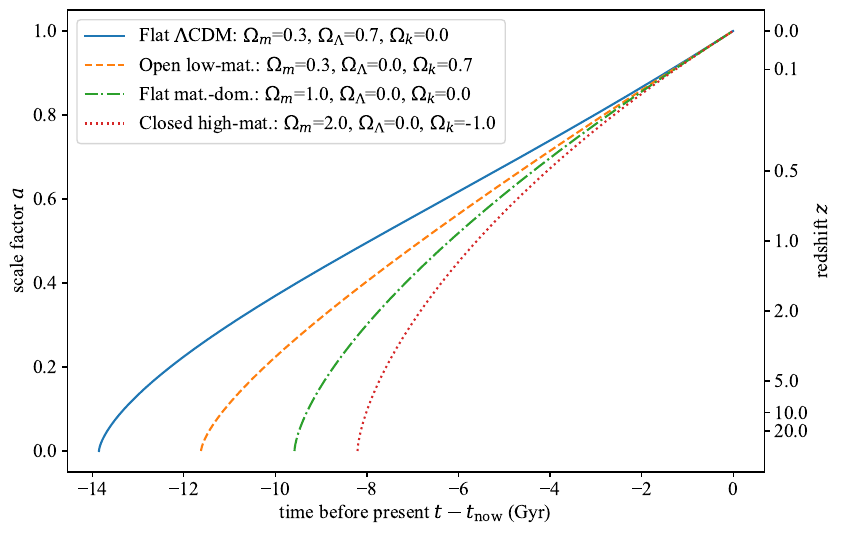

Here is the Python script that generated this plot:
from pylab import *

import pyccl

with open("../plotstyle.py", "r") as f:
    exec(f.read())



close("all")

h = 0.68
a = linspace(1e-4,.9999,1000)

cosmo = pyccl.cosmology.Cosmology(Omega_c = 0.25, Omega_b = 0.05, h=h, sigma8 = 0.9, n_s = 0.96)
tlb = pyccl.background.lookback_time(cosmo, a)

cosmo1 = pyccl.cosmology.Cosmology(Omega_c = 0.25, Omega_b = 0.05, Omega_k = 0.7, h=h, sigma8 = 0.9, n_s = 0.96)
tlb1 = pyccl.background.lookback_time(cosmo1, a)

cosmo2 = pyccl.cosmology.Cosmology(Omega_c = 0.95, Omega_b = 0.05, h=h, sigma8 = 0.9, n_s = 0.96)
tlb2 = pyccl.background.lookback_time(cosmo2, a)

cosmo3 = pyccl.cosmology.Cosmology(Omega_c = 1.95, Omega_b = 0.05, Omega_k = -1, h=h, sigma8 = 0.9, n_s = 0.96)
tlb3 = pyccl.background.lookback_time(cosmo3, a)

def cosmolabel(cosmo,pre="", post="") :
    label = r"%s$\Omega_m$=%.1f, $\Omega_\Lambda$=%.1f, $\Omega_k$=%.1f%s" % (pre,cosmo["Omega_m"], 1 - cosmo["Omega_m"] - cosmo["Omega_k"], cosmo["Omega_k"],post)
    return(label)

figsize = [9,6]

figure(1, figsize = figsize)
#plot(-tlb,a, label=r"$\Omega_m$=%.1f, $\Omega_\Lambda$=%.1f, $\Omega_k$=%.1f" % (cosmo["Omega_m"],
#                                                                  1 - cosmo["Omega_m"] - cosmo["Omega_k"],
#                                                                  cosmo["Omega_k"]))
plot(-tlb,a, label=cosmolabel(cosmo, pre=r"Flat $\Lambda$CDM: "))
plot(-tlb1,a, ls='--', label= cosmolabel(cosmo1, pre=r"Open low-mat.: ") )
plot(-tlb2,a, ls='-.', label= cosmolabel(cosmo2, pre=r"Flat mat.-dom.: ") )
plot(-tlb3,a, ls=':', label= cosmolabel(cosmo3, pre=r"Closed high-mat.: " ) )
ylabel(r"scale factor $a$")
xlabel(r"time before present $t-t_{\rm now}$ (Gyr)")

def z_of_a(a):
    return(1/a - 1)

def a_of_z(z):
    return(1/(1+z))


ax2 = gca().secondary_yaxis("right", functions=(z_of_a,a_of_z))
ax2.set_ylabel(r'redshift $z$')
ax2.set_yticks([20,10.,5.,2.,1.,0.5,0.1, 0.0])


legend()
savefig("a_of_t.pdf", bbox_inches='tight')

show()
'''
figure(2)
cosmo4 = pyccl.cosmology.Cosmology(Omega_c = 0.25, Omega_b = 0.05, h=.74, sigma8 = 0.9, n_s = 0.96)
tlb4 = pyccl.background.lookback_time(cosmo4, a)
plot(-tlb,a)
plot(-tlb4,a)
ylabel(r"scale factor $a$")
xlabel(r"time before present $t-t_{\rm now}$ (Gyr)")

'''



h_over_h0 = pyccl.background.h_over_h0(cosmo, a)

h_over_h0_1 = pyccl.background.h_over_h0(cosmo1, a)
h_over_h0_2 = pyccl.background.h_over_h0(cosmo2, a)
h_over_h0_3 = pyccl.background.h_over_h0(cosmo3, a)

figure(2, figsize=figsize)
plot(-tlb,a*h_over_h0, ls='-', label=cosmolabel(cosmo, pre=r"Flat $\Lambda$CDM: "))
plot(-tlb1,a*h_over_h0_1, ls='--', label=cosmolabel(cosmo1, pre=r"Open low-mat.: "))
plot(-tlb2,a*h_over_h0_2, ls='-.', label=cosmolabel(cosmo2, pre=r"Flat mat.-dom.: "))
plot(-tlb3,a*h_over_h0_3, ls=':', label=cosmolabel(cosmo3, pre=r"Closed high-mat.: " ))
ylabel(r"Expansion rate $\dot a/H_0 = aH/H_0$")
xlabel(r"time before present $t-t_{\rm now}$ (Gyr)")



legend()
ylim(ymin=0.5, ymax=3)

#ax3 = gca().secondary_xaxis("top", functions=(z_of_t,t_of_z))

axhline(1.0, c = "gray", ls=":")

#semilogy()

savefig("expansion_rate.pdf", bbox_inches='tight')


'''

figure(3, figsize=[9,4])
plot(a,h_over_h0, label=cosmolabel(cosmo, pre=r"Flat $\Lambda$CDM: "))
plot(a,h_over_h0_1, label=cosmolabel(cosmo1, pre=r"Flat $\Lambda$CDM: "))
plot(a,h_over_h0_2, label=cosmolabel(cosmo2, pre=r"Flat $\Lambda$CDM: "))
plot(a,h_over_h0_3, label=cosmolabel(cosmo3, pre=r"Flat $\Lambda$CDM: "))
semilogy()
'''
